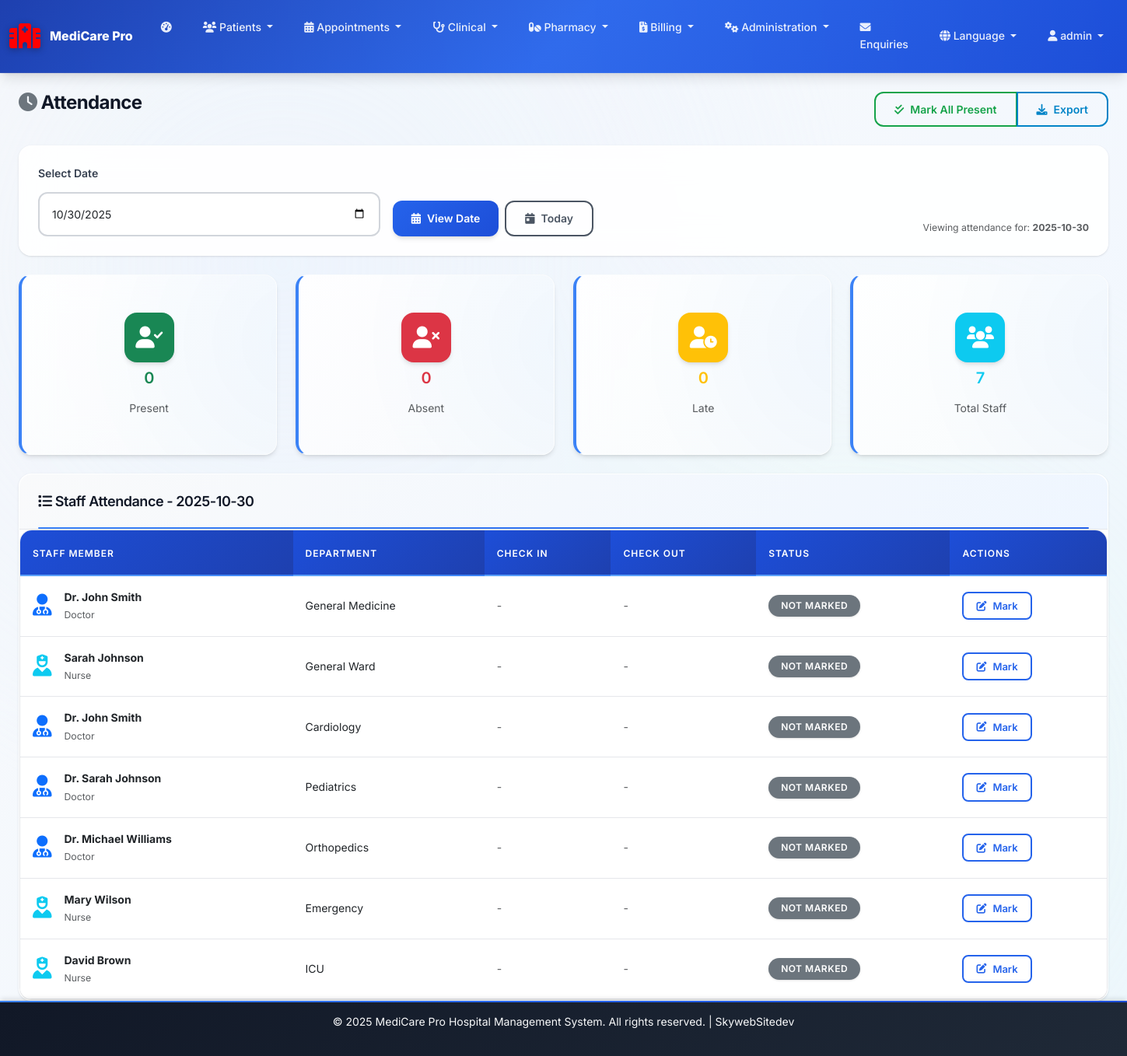
The app's page /attendance (signed in) with its own data.
### web_app.py (models this page shows)
class WebUser(UserMixin, db.Model):
    id = db.Column(db.Integer, primary_key=True)
    username = db.Column(db.String(80), nullable=False)
    email = db.Column(db.String(120), unique=True, nullable=False)
    password_hash = db.Column(db.String(120), nullable=False)
    full_name = db.Column(db.String(100), nullable=False)
    role = db.Column(db.String(50), nullable=False, default='staff')  # admin, doctor, nurse, receptionist, lab_tech, patient, superadmin
    department = db.Column(db.String(100))
    phone = db.Column(db.String(20))
    employee_id = db.Column(db.String(20), unique=True)
    specialization = db.Column(db.String(100))  # For doctors
    license_number = db.Column(db.String(50))  # For medical staff
    shift_start = db.Column(db.Time)
    shift_end = db.Column(db.Time)
    salary = db.Column(db.Float)
    hire_date = db.Column(db.Date)
    is_active = db.Column(db.Boolean, default=True)
    created_at = db.Column(db.DateTime, default=datetime.utcnow)
    last_login = db.Column(db.DateTime)

### web_app.py (the view)
@app.route('/attendance')
@login_required
def attendance():
    if current_user.role not in ['admin', 'hr']:
        flash('Access denied!', 'error')
        return redirect(url_for('dashboard'))
    date_filter = request.args.get('date', datetime.now().strftime('%Y-%m-%d'))
    filter_date = datetime.strptime(date_filter, '%Y-%m-%d').date()
    staff = WebUser.query.filter(WebUser.role.in_(['doctor', 'nurse', 'staff'])).all()
    attendance_data = []
    for user in staff:
        attendance = WebAttendance.query.filter_by(
            user_id=user.id,
            date=filter_date
        ).first()
        attendance_data.append({
            'user': user,
            'attendance': attendance
        })
    return render_template('attendance.html',
                         attendance_data=attendance_data,
                         date_filter=date_filter)

### audit_logger.py (called while the page is built)
def init_audit_logger(app, db):
    audit_logger_instance = AuditLogger(db)
    @app.before_request
    def before_request():
        g.audit_logger = audit_logger_instance
        if 'session_id' not in session:
            session['session_id'] = hashlib.md5(
                f"{datetime.utcnow().isoformat()}{request.remote_addr}".encode()
            ).hexdigest()
    return audit_logger_instance

### web_app.py (called while the page is built)
@login_manager.user_loader
def load_user(user_id):
    return db.session.get(WebUser, int(user_id))

def get_language():
    return session.get('language', 'en')

def get_text(key):
    lang = get_language()
    return LANGUAGES.get(lang, LANGUAGES['en']).get(key, key)

@app.context_processor
def inject_global_vars():
    current_branch = None
    if current_user.is_authenticated and 'current_branch_id' in session:
        current_branch = HospitalBranch.query.get(session['current_branch_id'])
    all_settings = get_all_settings()
    return dict(
        get_text=get_text,
        get_language=get_language,
        datetime=datetime,
        current_branch=current_branch,
        settings=all_settings
    )

### templates/attendance.html (shortened to what this page needs)
{% extends "base.html" %}  {% block content %}
<div class="container-fluid">
  <div class="row mb-4">
    <div class="col-md-6">
      <h2>
        <i class="fas fa-clock text-secondary"></i>
        {{ get_text('attendance') }}
      </h2>
    </div>
    <div class="col-md-6 text-end">
      <div class="btn-group">
        <button class="btn btn-outline-success" onclick="markAllPresent()">
          <i class="fas fa-check-double"></i> Mark All Present
        </button>
        <button class="btn btn-outline-info" onclick="exportAttendance()">
          <i class="fas fa-download"></i> Export
        </button>
      </div>
    </div>
  </div>
  <div class="row mb-4">
    <div class="col-12">
      <div class="card">
        <div class="card-body">
          <form method="GET" class="row g-3 align-items-end">
            <div class="col-md-4">
              <label class="form-label">Select Date</label>
              <input
                type="date"
                class="form-control"
                name="date"
                value="{{ date_filter }}"
              />
            </div>
            <div class="col-md-4">
              <div class="d-grid d-md-flex gap-2">
                <button type="submit" class="btn btn-primary">
                  <i class="fas fa-calendar-alt"></i> View Date
                </button>
                <button
                  type="button"
                  class="btn btn-outline-secondary"
                  onclick="setToday()"
                >
                  <i class="fas fa-calendar-day"></i> Today
                </button>
              </div>
            </div>
            <div class="col-md-4 text-end">
              <div class="text-muted">
                <small
                  >Viewing attendance for:
                  <strong>{{ date_filter }}</strong></small
                >
              </div>
            </div>
          </form>
        </div>
      </div>
    </div>
  </div>
  <div class="row g-4 mb-4">
    <div class="col-md-3">
      <div class="card stats-card">
        <div class="card-body text-center">
          <div class="stats-icon bg-success mx-auto mb-2">
            <i class="fas fa-user-check"></i>
          </div>
          <h4 class="text-success">
            {{
            attendance_data|selectattr('attendance')|selectattr('attendance.status',
            'equalto', 'present')|list|length }}
          </h4>
          <p class="text-muted mb-0">Present</p>
        </div>
      </div>
    </div>
    <div class="col-md-3">
      <div class="card stats-card">
        <div class="card-body text-center">
          <div class="stats-icon bg-danger mx-auto mb-2">
            <i class="fas fa-user-times"></i>
          </div>
          <h4 class="text-danger">
            {{
            attendance_data|selectattr('attendance')|selectattr('attendance.status',
            'equalto', 'absent')|list|length }}
          </h4>
          <p class="text-muted mb-0">Absent</p>
        </div>
      </div>
    </div>
    <div class="col-md-3">
      <div class="card stats-card">
        <div class="card-body text-center">
          <div class="stats-icon bg-warning mx-auto mb-2">
            <i class="fas fa-user-clock"></i>
          </div>
          <h4 class="text-warning">
            {{
            attendance_data|selectattr('attendance')|selectattr('attendance.status',
            'equalto', 'late')|list|length }}
          </h4>
          <p class="text-muted mb-0">Late</p>
        </div>
      </div>
    </div>
    <div class="col-md-3">
      <div class="card stats-card">
        <div class="card-body text-center">
          <div class="stats-icon bg-info mx-auto mb-2">
            <i class="fas fa-users"></i>
          </div>
          <h4 class="text-info">{{ attendance_data|length }}</h4>
          <p class="text-muted mb-0">Total Staff</p>
        </div>
      </div>
    </div>
  </div>
  <div class="row">
    <div class="col-12">
      <div class="card">
        <div class="card-header">
          <h5 class="mb-0">
            <i class="fas fa-list"></i> Staff Attendance - {{ date_filter }}
          </h5>
        </div>
        <div class="card-body p-0">
          {% if attendance_data %}
          <div class="table-responsive">
            <table class="table table-hover mb-0">
              <thead>
                <tr>
                  <th>Staff Member</th>
                  <th>Department</th>
                  <th>Check In</th>
                  <th>Check Out</th>
                  <th>Status</th>
                  <th>Actions</th>
                </tr>
              </thead>
              <tbody>
                {% for data in attendance_data %}
                <tr>
                  <td>
                    <div class="d-flex align-items-center">
                      <div class="me-3">
                        {% if data.user.role == 'doctor' %}
                        <i class="fas fa-user-md fa-2x text-primary"></i>
                        {% elif data.user.role == 'nurse' %}
                        <i class="fas fa-user-nurse fa-2x text-info"></i>
                        {% else %}
                        <i class="fas fa-user fa-2x text-secondary"></i>
                        {% endif %}
                      </div>
                      <div>
                        <strong>{{ data.user.full_name }}</strong>
                        <br /><small class="text-muted"
                          >{{ data.user.role.title() }}</small
                        >
                      </div>
                    </div>
                  </td>
                  <td>{{ data.user.department or 'General' }}</td>
                  <td>
                    {% if data.attendance and data.attendance.check_in %}
                    <span class="text-success">
                      <i class="fas fa-clock"></i>
                      {{ data.attendance.check_in.strftime('%I:%M %p') }}
                    </span>
                    {% else %}
                    <span class="text-muted">-</span>
                    {% endif %}
                  </td>
                  <td>
                    {% if data.attendance and data.attendance.check_out %}
                    <span class="text-info">
                      <i class="fas fa-clock"></i>
                      {{ data.attendance.check_out.strftime('%I:%M %p') }}
                    </span>
                    {% else %}
                    <span class="text-muted">-</span>
                    {% endif %}
                  </td>
                  <td>
                    {% if data.attendance %} {% set status_colors = { 'present':
                    'success', 'absent': 'danger', 'late': 'warning',
                    'half-day': 'info' } %}
                    <span
                      class="badge bg-{{ status_colors.get(data.attendance.status, 'secondary') }}"
                    >
                      {{ data.attendance.status.title() }}
                    </span>
                    {% else %}
                    <span class="badge bg-secondary">Not Marked</span>
                    {% endif %}
                  </td>
                  <td>
                    <button
                      class="btn btn-sm btn-outline-primary"
                      onclick="markAttendance({{ data.user.id }}, '{{ data.user.full_name }}')"
                    >
                      <i class="fas fa-edit"></i> Mark
                    </button>
                  </td>
                </tr>
                {% endfor %}
              </tbody>
            </table>
          </div>
          {% endif %}
        </div>
      </div>
    </div>
  </div>
</div>
{% endblock %}

### templates/base.html (shortened to what this page needs)
<!DOCTYPE html>
<html lang="{{ get_language() }}">
  <head>
    <link
      href="https://cdn.jsdelivr.net/npm/bootstrap@5.3.0/dist/css/bootstrap.min.css"
      rel="stylesheet"
    />
    <link
      href="https://cdnjs.cloudflare.com/ajax/libs/font-awesome/6.0.0/css/all.min.css"
      rel="stylesheet"
    />
    <link
      href="{{ url_for('static', filename='style.css') }}"
      rel="stylesheet"
    />
  </head>
  <body>
    <nav class="navbar navbar-expand-lg navbar-dark bg-dark">
      <div class="container-fluid">
        <a class="navbar-brand" href="{{ url_for('main.index') }}">
          <i class="fas fa-hospital-alt medical-cross"></i>
          {% if current_branch %} {{ current_branch.name }} {% else %} MediCare
          Pro {% endif %}
        </a>
        <div class="collapse navbar-collapse" id="navbarNav">
          {% if current_user.is_authenticated %}
          <ul class="navbar-nav me-auto">
            <li class="nav-item">
              <a class="nav-link" href="{{ url_for('main.dashboard') }}">
                <i class="fas fa-tachometer-alt"></i>
              </a>
            </li>
            <li class="nav-item dropdown">
              <a
                class="nav-link dropdown-toggle"
                href="#"
                role="button"
                data-bs-toggle="dropdown"
              >
                <i class="fas fa-users"></i> {{ get_text('patients') }}
              </a>
            </li>
            <li class="nav-item dropdown">
              <a
                class="nav-link dropdown-toggle"
                href="#"
                role="button"
                data-bs-toggle="dropdown"
              >
                <i class="fas fa-calendar-alt"></i> {{ get_text('appointments')
                }}
              </a>
            </li>
            {% if current_user.role in ['admin', 'doctor', 'nurse', 'lab_tech']
            %}
            <li class="nav-item dropdown">
              <a
                class="nav-link dropdown-toggle"
                href="#"
                role="button"
                data-bs-toggle="dropdown"
              >
                <i class="fas fa-stethoscope"></i> {{ get_text('clinical') }}
              </a>
            </li>
            {% endif %}
            {% if current_user.role in ['admin', 'pharmacist'] %}
            <li class="nav-item dropdown">
              <a
                class="nav-link dropdown-toggle"
                href="#"
                role="button"
                data-bs-toggle="dropdown"
              >
                <i class="fas fa-pills"></i> {{ get_text('pharmacy') }}
              </a>
            </li>
            {% endif %}
            {% if current_user.role in ['admin', 'receptionist', 'accountant']
            %}
            <li class="nav-item dropdown">
              <a
                class="nav-link dropdown-toggle"
                href="#"
                role="button"
                data-bs-toggle="dropdown"
              >
                <i class="fas fa-file-invoice-dollar"></i> {{
                get_text('billing') }}
              </a>
            </li>
            {% endif %}
            {% if current_user.role in ['admin', 'hr'] %}
            <li class="nav-item dropdown">
              <a
                class="nav-link dropdown-toggle"
                href="#"
                role="button"
                data-bs-toggle="dropdown"
              >
                <i class="fas fa-cogs"></i> {{ get_text('administration') }}
              </a>
            </li>
            {% endif %}
            <li class="nav-item">
              <a class="nav-link" href="{{ url_for('main.enquiries') }}">
                <i class="fas fa-envelope"></i> {{ get_text('enquiries') }}
              </a>
            </li>
          </ul>
          <ul class="navbar-nav">
            <li class="nav-item dropdown">
              <a
                class="nav-link dropdown-toggle"
                href="#"
                role="button"
                data-bs-toggle="dropdown"
              >
                <i class="fas fa-globe"></i> {{ get_text('language') }}
              </a>
            </li>
            <li class="nav-item dropdown">
              <a
                class="nav-link dropdown-toggle"
                href="#"
                role="button"
                data-bs-toggle="dropdown"
              >
                <i class="fas fa-user"></i> {{ current_user.username }}
              </a>
            </li>
          </ul>
          {% endif %}
        </div>
      </div>
    </nav>
    <main class="container-fluid mt-4">{% block content %}{% endblock %}</main>
    <footer class="bg-dark text-light text-center py-3 mt-auto">
      <div class="container">
        <p>
          &copy; <span id="current-year"></span> MediCare Pro Hospital
          Management System. All rights reserved. | SkywebSitedev
        </p>
      </div>
    </footer>
  </body>
</html>

### records on screen
WebUser: department "Administration", username "admin"
WebUser: user.full_name "Dr. John Smith", user.role "Doctor", user "General Medicine"
WebUser: user.full_name "Sarah Johnson", user.role "Nurse", user "General Ward"
WebUser: user.full_name "Dr. John Smith", user.role "Doctor", user "Cardiology"
WebUser: user.full_name "Dr. Sarah Johnson", user.role "Doctor", user "Pediatrics"
WebUser: user.full_name "Dr. Michael Williams", user.role "Doctor", user "Orthopedics"
WebUser: user.full_name "Mary Wilson", user.role "Nurse", user "Emergency"
WebUser: user.full_name "David Brown", user.role "Nurse", user "ICU"

### other values on screen
{{ get_text('patients') }} "Patients"
{{ get_text('appointments') }} "Appointments"
{{ get_text('clinical') }} "Clinical"
{{ get_text('pharmacy') }} "Pharmacy"
{{ get_text('billing') }} "Billing"
{{ get_text('enquiries') }} "Enquiries"
{{ get_text('language') }} "Language"
{{ get_text('attendance') }} "Attendance"
{{ date_filter }} "2025-10-30"
{{ attendance_data|length }} "7"
